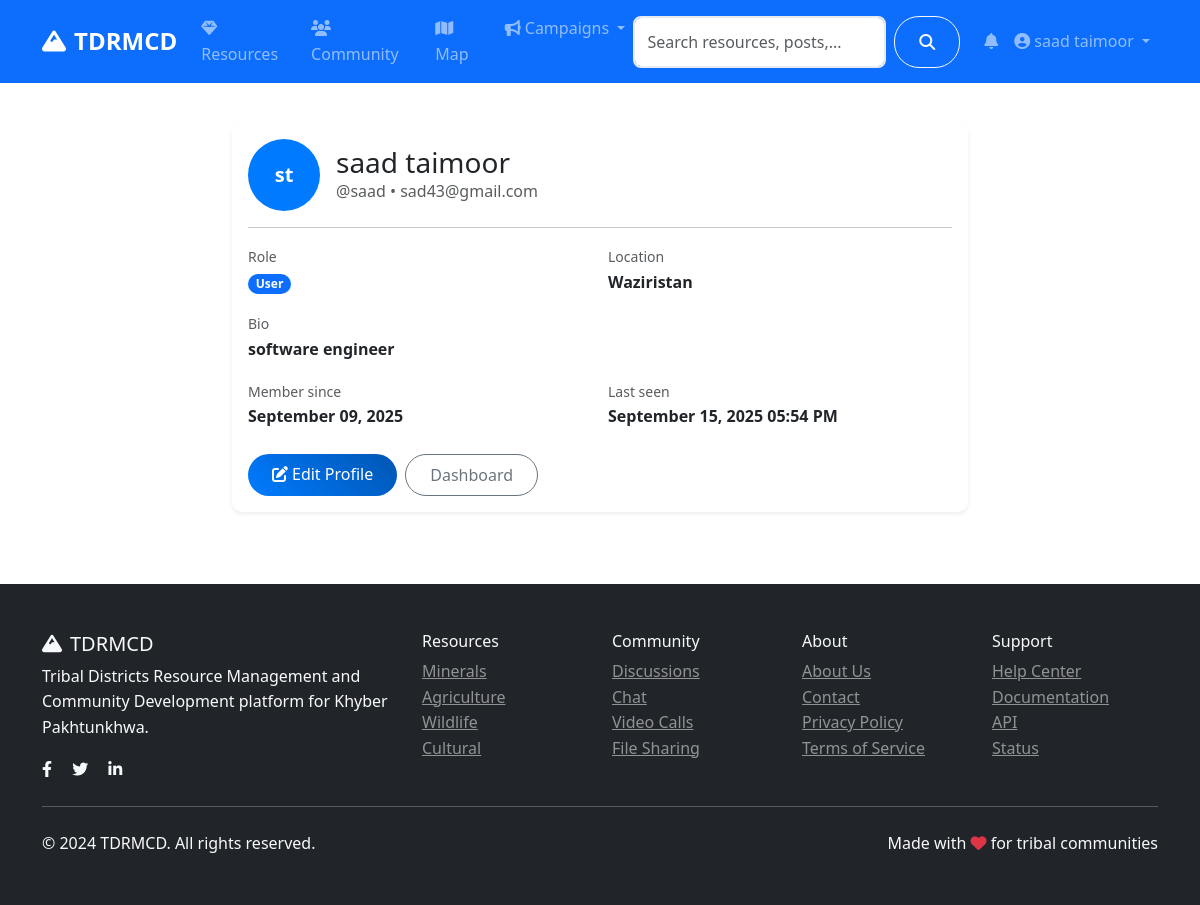
Before: /auth/profile (signed in) with the older database file.
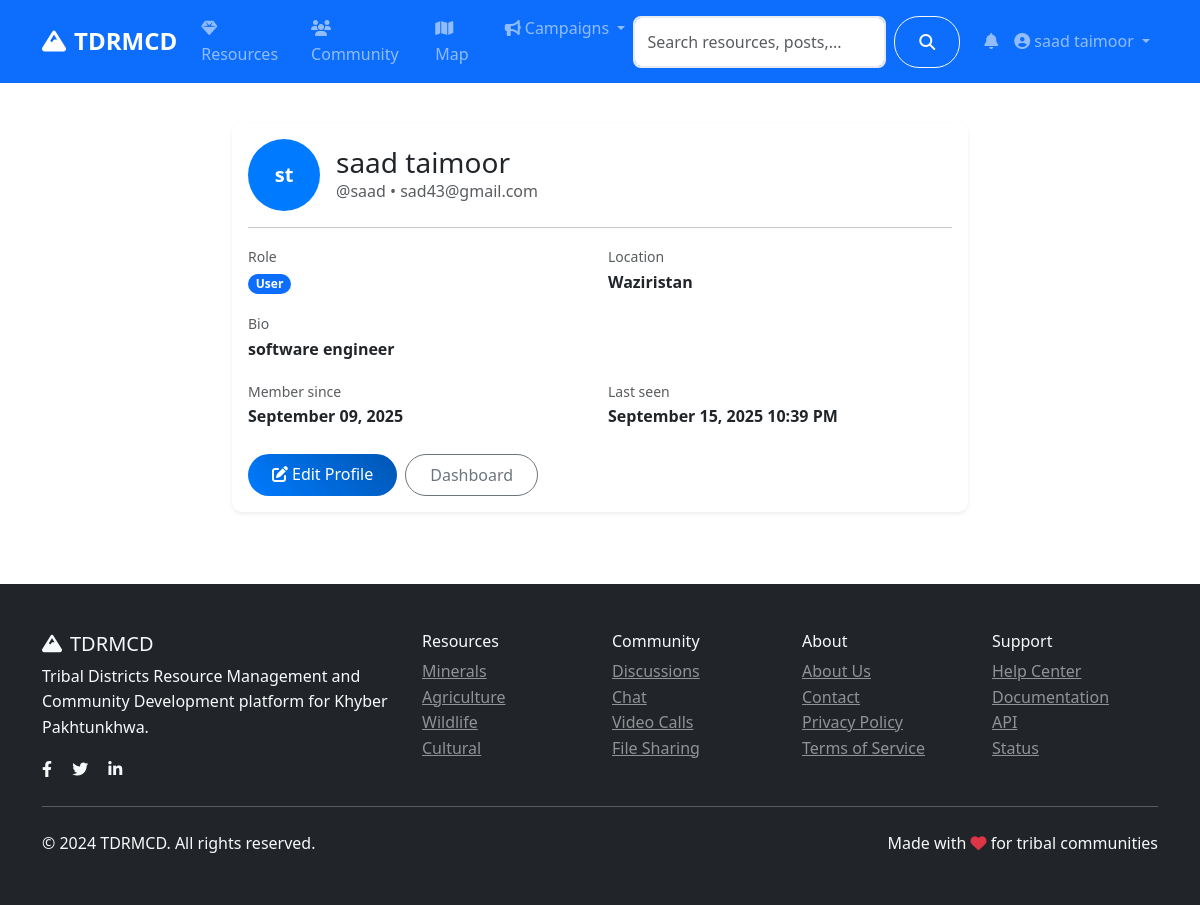
After: the same page with the newer database file.
### models.py (models this page shows, shortened)
class User(UserMixin, db.Model):
    id = db.Column(db.Integer, primary_key=True)
    username = db.Column(db.String(80), unique=True, nullable=False)
    email = db.Column(db.String(120), unique=True, nullable=False)
    password_hash = db.Column(db.String(120), nullable=False)
    first_name = db.Column(db.String(50), nullable=False)
    last_name = db.Column(db.String(50), nullable=False)
    role = db.Column(db.String(20), default='user')  # user, admin, researcher
    location = db.Column(db.String(100))
    bio = db.Column(db.Text)
    avatar = db.Column(db.String(200), default='default.jpg')
    is_active = db.Column(db.Boolean, default=True)
    created_at = db.Column(db.DateTime, default=datetime.utcnow)
    last_seen = db.Column(db.DateTime, default=datetime.utcnow)
    resources = db.relationship('Resource', backref='author', lazy='dynamic')
    posts = db.relationship('CommunityPost', backref='author', lazy='dynamic')
    chat_messages = db.relationship('ChatMessage', backref='sender', lazy='dynamic')
    file_submissions = db.relationship(
        'FileSubmission',
        foreign_keys='FileSubmission.submitter_id',
        backref='submitter',
        lazy='dynamic'
    )
    reviewed_submissions = db.relationship(
        'FileSubmission',
        foreign_keys='FileSubmission.reviewed_by',
        backref='reviewer_user',
        lazy='dynamic'
    )
    notifications = db.relationship('Notification', backref='user', lazy='dynamic')
    def get_full_name(self):
        return f"{self.first_name} {self.last_name}"
    def is_admin(self):
        return self.role == 'admin'

### routes/auth.py (the view)
@auth_bp.route('/profile')
@login_required
def profile():
    return render_template('auth/profile.html', user=current_user)

### app.py (called while the page is built)
@login_manager.user_loader
def load_user(user_id):
    return User.query.get(int(user_id))

### templates/auth/profile.html (shortened to what this page needs)
{% extends "base.html" %}
{% block content %}
<div class="container py-4">
    <div class="row justify-content-center">
        <div class="col-lg-8">
            <div class="card shadow-sm">
                <div class="card-body">
                    <div class="d-flex align-items-center mb-3">
                        <div class="avatar me-3" style="width:72px;height:72px;font-size:1.25rem;">
                            {{ user.first_name[0] }}{{ user.last_name[0] }}
                        </div>
                        <div>
                            <h3 class="mb-0">{{ user.get_full_name() }}</h3>
                            <div class="text-muted">@{{ user.username }} • {{ user.email }}</div>
                        </div>
                    </div>
                    <hr>
                    <div class="row g-3">
                        <div class="col-md-6">
                            <label class="text-muted small">Role</label>
                            <div class="fw-semibold"><span class="badge bg-primary">{{ user.role.title() }}</span></div>
                        </div>
                        <div class="col-md-6">
                            <label class="text-muted small">Location</label>
                            <div class="fw-semibold">{{ user.location or '—' }}</div>
                        </div>
                        <div class="col-12">
                            <label class="text-muted small">Bio</label>
                            <div class="fw-semibold">{{ user.bio or 'No bio yet.' }}</div>
                        </div>
                        <div class="col-md-6">
                            <label class="text-muted small">Member since</label>
                            <div class="fw-semibold">{{ user.created_at.strftime('%B %d, %Y') }}</div>
                        </div>
                        <div class="col-md-6">
                            <label class="text-muted small">Last seen</label>
                            <div class="fw-semibold">{{ user.last_seen.strftime('%B %d, %Y %I:%M %p') }}</div>
                        </div>
                    </div>
                    <div class="mt-4 d-flex gap-2">
                        <a class="btn btn-primary" href="{{ url_for('auth.edit_profile') }}"><i class="fas fa-edit me-1"></i>Edit Profile</a>
                        <a class="btn btn-outline-secondary" href="{{ url_for('main.dashboard') }}">Dashboard</a>
                    </div>
                </div>
            </div>
        </div>
    </div>
</div>
{% endblock %}

### templates/base.html (shortened to what the changed rows need)
<!DOCTYPE html>
<html lang="en">
<head>
    <link href="https://cdn.jsdelivr.net/npm/bootstrap@5.3.0/dist/css/bootstrap.min.css" rel="stylesheet">
    <link rel="stylesheet" href="https://cdnjs.cloudflare.com/ajax/libs/font-awesome/6.4.0/css/all.min.css">
    <link rel="stylesheet" href="https://unpkg.com/leaflet@1.9.4/dist/leaflet.css">
    <link rel="stylesheet" href="{{ url_for('static', filename='css/style.css') }}">
</head>
<body>
    <nav class="navbar navbar-expand-lg navbar-dark bg-primary sticky-top">
        <div class="container">
            <div class="collapse navbar-collapse" id="navbarNav">
                <ul class="navbar-nav">
                    {% if current_user.is_authenticated %}
                        <li class="nav-item dropdown">
                            <a class="nav-link" href="#" role="button" data-bs-toggle="dropdown" aria-expanded="false">
                                <span class="position-relative">
                                    <i class="fas fa-bell"></i>
                                </span>
                            </a>
                        </li>
                        <li class="nav-item dropdown">
                            <a class="nav-link dropdown-toggle" href="#" role="button" data-bs-toggle="dropdown">
                                <i class="fas fa-user-circle me-1"></i>{{ current_user.get_full_name() }}
                            </a>
                        </li>
                    {% endif %}
                </ul>
            </div>
        </div>
    </nav>
    <main>
        {% block content %}{% endblock %}
    </main>
</body>
</html>

Changed rows visible on the page:
changed User "saad taimoor": last_seen "September 15, 2025 05:54 PM" → "September 15, 2025 10:39 PM"
